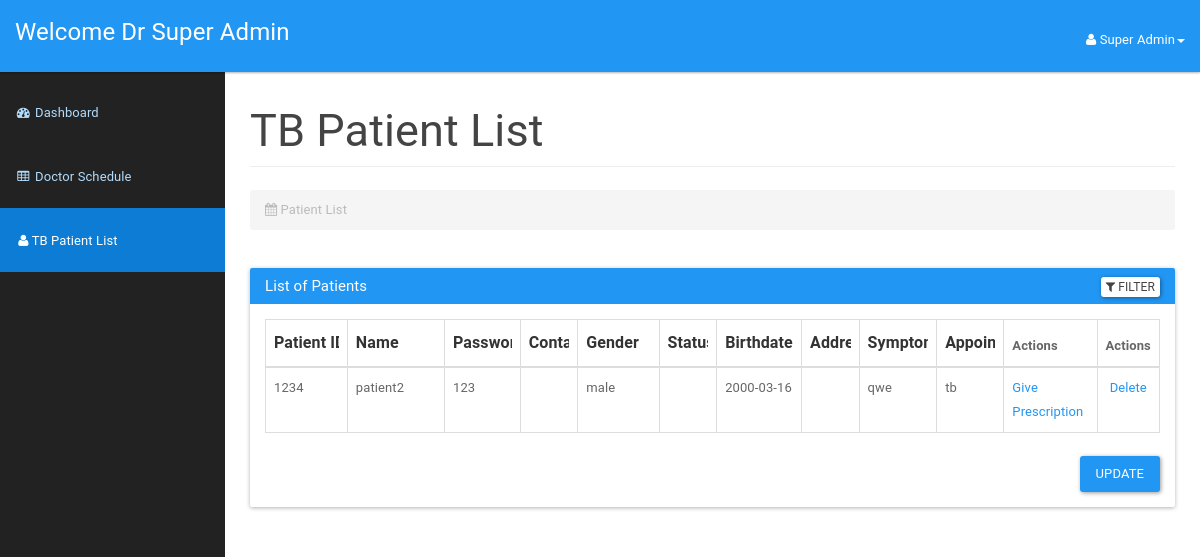
The app's page /doctor/tbpatientlist.php (signed in), older data.
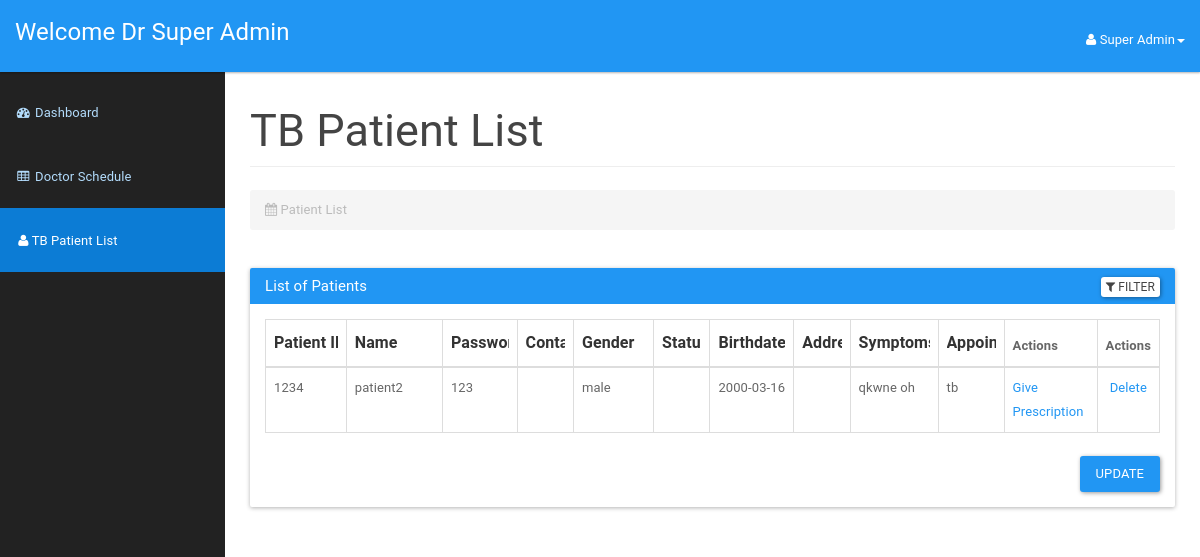
The same page, newer data.
### tables this page shows
CREATE TABLE `tbappointment` (
  `appId` int(11) NOT NULL,
  `philhealthId` bigint(20) NOT NULL,
  `scheduleId` int(11) NOT NULL,
  `appSymptom` text NOT NULL,
  `currentMedications` varchar(255) DEFAULT NULL,
  `symptomDuration` varchar(50) DEFAULT NULL,
  `allergies` varchar(255) DEFAULT NULL,
  `status` varchar(50) DEFAULT 'process',
  `additionalInfo` text DEFAULT NULL,
  `createdAt` timestamp NOT NULL DEFAULT current_timestamp()
);

CREATE TABLE `patient` (
  `philhealthId` bigint(12) NOT NULL,
  `password` varchar(20) NOT NULL,
  `patientFirstName` varchar(20) NOT NULL,
  `patientLastName` varchar(20) NOT NULL,
  `patientMaritialStatus` varchar(10) NOT NULL,
  `patientDOB` date NOT NULL,
  `patientGender` varchar(10) NOT NULL,
  `patientAddress` varchar(100) NOT NULL,
  `patientPhone` varchar(15) NOT NULL,
  `patientEmail` varchar(100) NOT NULL,
  `appointmentType` enum('tb','prenatal') NOT NULL DEFAULT 'tb'
);

### doctor/tbpatientlist.php (the view, shortened to what the changed rows need)
<?php
include_once '../assets/conn/dbconnect.php';
?>
<!DOCTYPE html>
<html lang="en">
<head>
    <link href="assets/css/material.css" rel="stylesheet">
    <link href="assets/css/sb-admin.css" rel="stylesheet">
    <link href="assets/css/time/bootstrap-clockpicker.css" rel="stylesheet">
    <link href="assets/css/style.css" rel="stylesheet">
    <link href="assets/font-awesome/css/font-awesome.css" rel="stylesheet">
</head>
<body>
    <div id="wrapper">
        <div id="page-wrapper">
            <div class="container-fluid">
                <div class="row">
                    <div class="col-lg-12">
                        <h2 class="page-header">
                            TB Patient List
                        </h2>
                    </div>
                </div>
                <div class="panel panel-primary filterable">
                    <div class="panel-body">
                        <table class="table table-hover table-bordered">
                            <thead>
                                <tr class="filters">
                                    <th><input type="text" class="form-control" placeholder="Patient ID" disabled></th>
                                    <th><input type="text" class="form-control" placeholder="Name" disabled></th>
                                    <th><input type="text" class="form-control" placeholder="Password" disabled></th>
                                    <th><input type="text" class="form-control" placeholder="ContactNo." disabled></th>
                                    <th><input type="text" class="form-control" placeholder="Gender" disabled></th>
                                    <th><input type="text" class="form-control" placeholder="Status" disabled></th>
                                    <th><input type="text" class="form-control" placeholder="Birthdate" disabled></th>
                                    <th><input type="text" class="form-control" placeholder="Address" disabled></th>
                                    <th><input type="text" class="form-control" placeholder="Symptoms" disabled></th>
                                    <th><input type="text" class="form-control" placeholder="Appointment Type" disabled></th>
                                    <th>Actions</th>
                                    <th>Actions</th>
                                </tr>
                            </thead>
                            <?php
                            $result = mysqli_query($con, "SELECT a.*, d.appSymptom
                            FROM patient a
                            JOIN tbappointment d ON a.philhealthId = d.philhealthId
                            WHERE a.appointmentType = 'tb'
                            ORDER BY d.appId DESC");
                            while ($patientRow = mysqli_fetch_array($result)) {
                                echo "<tbody>";
                                echo "<tr>";
                                echo "<td>" . $patientRow['philhealthId'] . "</td>";
                                echo "<td>" . $patientRow['patientLastName'] . "</td>";
                                echo "<td>" . $patientRow['password'] . "</td>";
                                echo "<td>" . $patientRow['patientPhone'] . "</td>";
                                echo "<td>" . $patientRow['patientGender'] . "</td>";
                                echo "<td>" . $patientRow['patientMaritialStatus'] . "</td>";
                                echo "<td>" . $patientRow['patientDOB'] . "</td>";
                                echo "<td>" . $patientRow['patientAddress'] . "</td>";
                                echo "<td>" . $patientRow['appSymptom'] . "</td>";
                                echo "<td>" . $patientRow['appointmentType'] . "</td>";
                                if ($patientRow['appointmentType'] == 'prenatal') {
                                    echo "<td class=''><a href='prenatalPrescription.php?philhealthId=" . $patientRow['philhealthId'] . "' class='prescription-btn'>Give Prescription</a></td>";
                                } else if ($patientRow['appointmentType'] == 'tb') {
                                    echo "<td class=''><a href='tbPrescription.php?philhealthId=" . $patientRow['philhealthId'] . "' class='prescription-btn'>Give Prescription</a></td>";
                                }
                                echo "<form method='POST'>";
                                echo "<td class='text-center'><a href='#' id='" . $patientRow['philhealthId'] . "' class='delete'>Delete</a>
                            </td>";
                            }
                            echo "</tr>";
                            echo "</tbody>";
                            echo "</table>";
                            ?>
                    </div>
                </div>
            </div>
        </div>
</body>
</html>

Row changes from the older to the newer data that the page shows:
removed tbappointment: philhealthId.philhealthId "1234", philhealthId.patientLastName "patient2", philhealthId.password "123", philhealthId.patientGender "male", philhealthId.patientDOB "2000-03-16", appSymptom "qwe", philhealthId.appointmentType "tb"
added tbappointment: philhealthId.philhealthId "1234", philhealthId.patientLastName "patient2", philhealthId.password "123", philhealthId.patientGender "male", philhealthId.patientDOB "2000-03-16", appSymptom "qkwne oh", philhealthId.appointmentType "tb"
